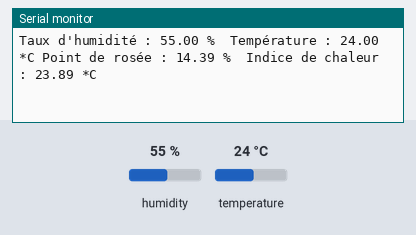
The sketch below on a simulated Arduino Uno, built with avr-gcc and run on an emulated ATmega328P. Parts: the last lines printed to the serial monitor. The test bench sets the inputs (shaded band); at power-on: humidity 55 %, temperature 24 °C.

Above: at 4.8 s.
4.9 s: humidity set to 22 %
At 6.5 s:
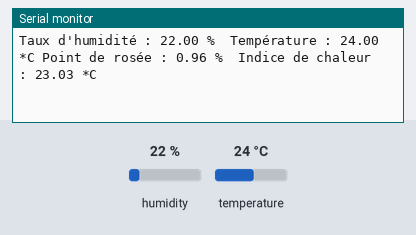
7.9 s: temperature set to 19 °C
At 9.3 s:
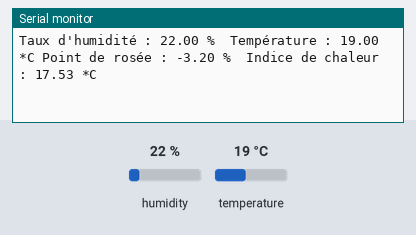
14.4 s: humidity set to 40 %
At 15.4 s:
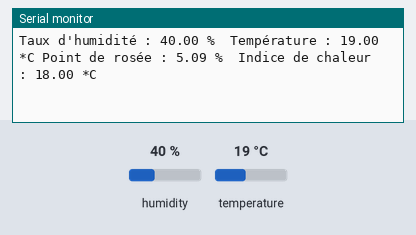
Timing chart, 0 to 17.4 s (numbered marks = the images above; inputs shaded):
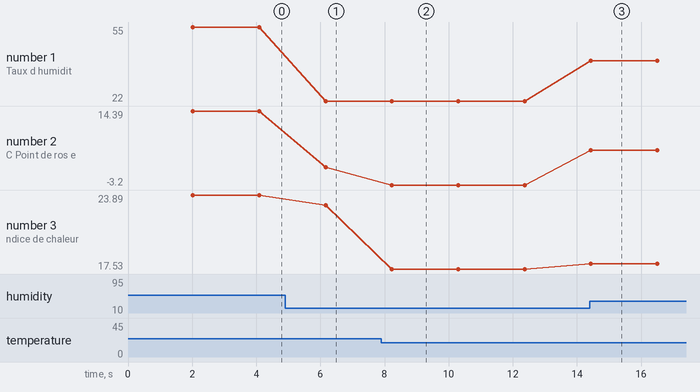

The sketch:

code_arduino_mesure_dht11.ino
```cpp
/* Mesure simple température, humidité avec DHT11
 *
 * Formation Arduino, Rennes, Hisséo, 29 mai 2018, pierre <at> lesporteslogiques.net
 * Arduino 1.8.2 @ zibu / Debian 7 wheezy
 *   + lib. DHT sensor library 1.3.0 par Adafruit https://github.com/adafruit/DHT-sensor-library
 *   + lib. Adafruit Unified Sensor 1.0.2 https://github.com/adafruit/Adafruit_Sensor
 * Version simple adaptée de l'exemple fourni par Adafruit
 *
 * avec ajout du calcul du point de rosée
 *   d'après https://www.carnetdumaker.net/articles/utiliser-un-capteur-de-temperature-et-dhumidite-dht11-dht22-avec-une-carte-arduino-genuino/#bonus-calcule-du-point-de-rosee-dew-point
 */

#include <DHT.h>
#include <Adafruit_Sensor.h>

#define BROCHE_DHT   2

#define DHTTYPE DHT11

DHT dht(BROCHE_DHT, DHTTYPE);

void setup() {
  Serial.begin(9600);

  dht.begin();
}

void loop() {

  delay(2000); // Attendre 2 secondes entre les mesures

  // Lire la température ou le taux d'humidité prend 250 millisecondes
  // Les lectures du capteur peuvent prendre jusqu'à 2 secondes

  // Lire le taux d'humidité
  float taux_humidite = dht.readHumidity();

  // Lire la température en degrés celsius
  float temperature = dht.readTemperature();

  // Si une lecture ne fonctionne pas, on abandonne et on retente
  if ( isnan(taux_humidite) || isnan(temperature) ) {
    Serial.println("Erreur de lecture du capteur DHT!");
    return;
  }

  // Calculer le point de rosée
  float point_de_rosee = pointDeRosee(temperature, taux_humidite);

  // Calculer l'indice de chaleur
  float indice_de_chaleur = dht.computeHeatIndex(temperature, taux_humidite, false);

  Serial.print("Taux d'humidité : ");
  Serial.print(taux_humidite);
  Serial.print(" %\t");
  Serial.print("Température : ");
  Serial.print(temperature);
  Serial.print(" *C ");
  Serial.print("Point de rosée : ");
  Serial.print(point_de_rosee);
  Serial.print(" %\t");
  Serial.print("Indice de chaleur : ");
  Serial.print(indice_de_chaleur);
  Serial.println(" *C ");

}

/** Fonction de calcul rapide du point de rosée en fonction de la température et de l'humidité ambiante */
double pointDeRosee(double celsius, double humidity) {

  // Constantes d'approximation
  // Voir http://en.wikipedia.org/wiki/Dew_point pour plus de constantes
  const double a = 17.27;
  const double b = 237.7;

  // Calcul (approximation)
  double temp = (a * celsius) / (b + celsius) + log(humidity * 0.01);
  return (b * temp) / (a - temp);
}
```

Measured:
- after the input at 4.9 s, the serial monitor: prints a new line after 1.3 s (image 1)
- after the input at 7.9 s, the serial monitor: prints a new line after 0.33 s (image 2)
- after the input at 14.4 s, the serial monitor: prints a new line at once (image 3)
- plotted number 1: 55 → 22 after the input at 4.9 s, 22 → 40 after the input at 14.4 s
- plotted number 2: 14.39 → 0.96 after the input at 4.9 s, 0.96 → -3.2 after the input at 7.9 s, -3.2 → 5.09 after the input at 14.4 s
- plotted number 3: 23.89 → 23.03 after the input at 4.9 s, 23.03 → 17.53 after the input at 7.9 s, 17.53 → 18 after the input at 14.4 s
